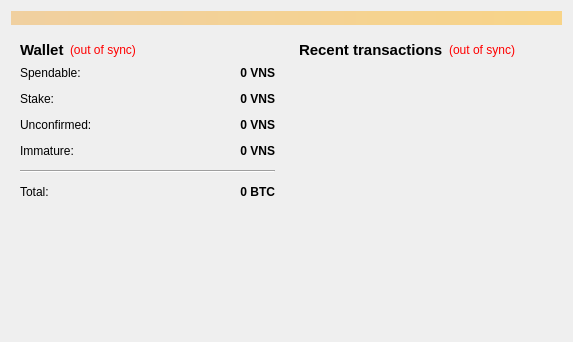
<?xml version="1.0" encoding="UTF-8"?>
<ui version="4.0">
 <class>OverviewPage</class>
 <widget class="QWidget" name="OverviewPage">
  <property name="geometry">
   <rect>
    <x>0</x>
    <y>0</y>
    <width>573</width>
    <height>342</height>
   </rect>
  </property>
  <property name="windowTitle">
   <string>Form</string>
  </property>
  <layout class="QVBoxLayout" name="topLayout">
   <item>
    <widget class="QLabel" name="labelAlerts">
     <property name="visible">
      <bool>false</bool>
     </property>
     <property name="styleSheet">
      <string notr="true">background-color: qlineargradient(x1: 0, y1: 0, x2: 1, y2: 0, stop:0 #F0D0A0, stop:1 #F8D488);  color:#000000
</string>
     </property>
     <property name="wordWrap">
      <bool>true</bool>
     </property>
     <property name="margin">
      <number>3</number>
     </property>
    </widget>
   </item>
   <item>
    <layout class="QHBoxLayout" name="horizontalLayout" stretch="1,1">
     <item>
      <layout class="QVBoxLayout" name="verticalLayout_2">
       <item>
        <widget class="QWidget" name="widget" native="true">
         <layout class="QVBoxLayout" name="verticalLayout_4">
          <item>
           <layout class="QHBoxLayout" name="horizontalLayout_4">
            <item>
             <widget class="QLabel" name="label_5">
              <property name="font">
               <font>
                <pointsize>11</pointsize>
                <weight>75</weight>
                <bold>true</bold>
               </font>
              </property>
              <property name="text">
               <string>Wallet</string>
              </property>
             </widget>
            </item>
            <item>
             <widget class="QLabel" name="labelWalletStatus">
              <property name="toolTip">
               <string>The displayed information may be out of date. Your wallet automatically synchronizes with the Venus network after a connection is established, but this process has not completed yet.</string>
              </property>
              <property name="styleSheet">
               <string notr="true">QLabel { color: red; }</string>
              </property>
              <property name="text">
               <string notr="true">(out of sync)</string>
              </property>
              <property name="alignment">
               <set>Qt::AlignLeading|Qt::AlignLeft|Qt::AlignVCenter</set>
              </property>
             </widget>
            </item>
            <item>
             <spacer name="horizontalSpacer_2">
              <property name="orientation">
               <enum>Qt::Horizontal</enum>
              </property>
              <property name="sizeHint" stdset="0">
               <size>
                <width>40</width>
                <height>20</height>
               </size>
              </property>
             </spacer>
            </item>
           </layout>
          </item>
          <item>
           <layout class="QFormLayout" name="formLayout_2">
            <property name="fieldGrowthPolicy">
             <enum>QFormLayout::AllNonFixedFieldsGrow</enum>
            </property>
            <property name="horizontalSpacing">
             <number>12</number>
            </property>
            <property name="verticalSpacing">
             <number>12</number>
            </property>
            <item row="0" column="0">
             <widget class="QLabel" name="label">
              <property name="text">
               <string>Spendable:</string>
              </property>
             </widget>
            </item>
            <item row="0" column="1">
             <widget class="QLabel" name="labelBalance">
              <property name="font">
               <font>
                <weight>75</weight>
                <bold>true</bold>
               </font>
              </property>
              <property name="cursor">
               <cursorShape>IBeamCursor</cursorShape>
              </property>
              <property name="toolTip">
               <string>Your current spendable balance</string>
              </property>
              <property name="text">
               <string notr="true">0 VNS</string>
              </property>
              <property name="alignment">
               <set>Qt::AlignRight|Qt::AlignTrailing|Qt::AlignVCenter</set>
              </property>
              <property name="textInteractionFlags">
               <set>Qt::LinksAccessibleByMouse|Qt::TextSelectableByKeyboard|Qt::TextSelectableByMouse</set>
              </property>
             </widget>
            </item>
            <item row="1" column="0">
             <widget class="QLabel" name="label_6">
              <property name="text">
               <string>Stake:</string>
              </property>
             </widget>
            </item>
            <item row="1" column="1">
             <widget class="QLabel" name="labelStake">
              <property name="font">
               <font>
                <weight>75</weight>
                <bold>true</bold>
               </font>
              </property>
              <property name="cursor">
               <cursorShape>IBeamCursor</cursorShape>
              </property>
              <property name="toolTip">
               <string>Total of coins that was staked, and do not yet count toward the current balance</string>
              </property>
              <property name="text">
               <string notr="true">0 VNS</string>
              </property>
              <property name="alignment">
               <set>Qt::AlignRight|Qt::AlignTrailing|Qt::AlignVCenter</set>
              </property>
              <property name="textInteractionFlags">
               <set>Qt::LinksAccessibleByMouse|Qt::TextSelectableByKeyboard|Qt::TextSelectableByMouse</set>
              </property>
             </widget>
            </item>
            <item row="2" column="0">
             <widget class="QLabel" name="label_3">
              <property name="text">
               <string>Unconfirmed:</string>
              </property>
             </widget>
            </item>
            <item row="2" column="1">
             <widget class="QLabel" name="labelUnconfirmed">
              <property name="font">
               <font>
                <weight>75</weight>
                <bold>true</bold>
               </font>
              </property>
              <property name="cursor">
               <cursorShape>IBeamCursor</cursorShape>
              </property>
              <property name="toolTip">
               <string>Total of transactions that have yet to be confirmed, and do not yet count toward the current balance</string>
              </property>
              <property name="text">
               <string notr="true">0 VNS</string>
              </property>
              <property name="alignment">
               <set>Qt::AlignRight|Qt::AlignTrailing|Qt::AlignVCenter</set>
              </property>
              <property name="textInteractionFlags">
               <set>Qt::LinksAccessibleByMouse|Qt::TextSelectableByKeyboard|Qt::TextSelectableByMouse</set>
              </property>
             </widget>
            </item>
            <item row="3" column="0">
             <widget class="QLabel" name="labelImmatureText">
              <property name="text">
               <string>Immature:</string>
              </property>
             </widget>
            </item>
            <item row="3" column="1">
             <widget class="QLabel" name="labelImmature">
              <property name="font">
               <font>
                <weight>75</weight>
                <bold>true</bold>
               </font>
              </property>
              <property name="toolTip">
               <string>Mined balance that has not yet matured</string>
              </property>
              <property name="text">
               <string notr="true">0 VNS</string>
              </property>
              <property name="alignment">
               <set>Qt::AlignRight|Qt::AlignTrailing|Qt::AlignVCenter</set>
              </property>
              <property name="textInteractionFlags">
               <set>Qt::LinksAccessibleByMouse|Qt::TextSelectableByKeyboard|Qt::TextSelectableByMouse</set>
              </property>
             </widget>
            </item>
            <item row="4" column="0" colspan="2">
             <widget class="Line" name="line">
              <property name="orientation">
               <enum>Qt::Horizontal</enum>
              </property>
             </widget>
            </item>
            <item row="5" column="0">
             <widget class="QLabel" name="labelTotalText">
              <property name="text">
               <string>Total:</string>
              </property>
             </widget>
            </item>
            <item row="5" column="1">
             <widget class="QLabel" name="labelTotal">
              <property name="font">
               <font>
                <weight>75</weight>
                <bold>true</bold>
               </font>
              </property>
              <property name="cursor">
               <cursorShape>IBeamCursor</cursorShape>
              </property>
              <property name="toolTip">
               <string>Your current total balance</string>
              </property>
              <property name="text">
               <string notr="true">0 BTC</string>
              </property>
              <property name="alignment">
               <set>Qt::AlignRight|Qt::AlignTrailing|Qt::AlignVCenter</set>
              </property>
              <property name="textInteractionFlags">
               <set>Qt::LinksAccessibleByMouse|Qt::TextSelectableByKeyboard|Qt::TextSelectableByMouse</set>
              </property>
             </widget>
            </item>
           </layout>
          </item>
         </layout>
        </widget>
       </item>
       <item>
        <spacer name="verticalSpacer">
         <property name="orientation">
          <enum>Qt::Vertical</enum>
         </property>
         <property name="sizeHint" stdset="0">
          <size>
           <width>20</width>
           <height>40</height>
          </size>
         </property>
        </spacer>
       </item>
      </layout>
     </item>
     <item>
      <layout class="QVBoxLayout" name="verticalLayout_3">
       <item>
        <widget class="QWidget" name="widget_2" native="true">
         <layout class="QVBoxLayout" name="verticalLayout">
          <item>
           <layout class="QHBoxLayout" name="horizontalLayout_2">
            <item>
             <widget class="QLabel" name="label_4">
              <property name="font">
               <font>
                <pointsize>11</pointsize>
                <weight>75</weight>
                <bold>true</bold>
               </font>
              </property>
              <property name="text">
               <string>&lt;b&gt;Recent transactions&lt;/b&gt;</string>
              </property>
             </widget>
            </item>
            <item>
             <widget class="QLabel" name="labelTransactionsStatus">
              <property name="toolTip">
               <string>The displayed information may be out of date. Your wallet automatically synchronizes with the Venus network after a connection is established, but this process has not completed yet.</string>
              </property>
              <property name="styleSheet">
               <string notr="true">QLabel { color: red; }</string>
              </property>
              <property name="text">
               <string notr="true">(out of sync)</string>
              </property>
              <property name="alignment">
               <set>Qt::AlignRight|Qt::AlignTrailing|Qt::AlignVCenter</set>
              </property>
             </widget>
            </item>
            <item>
             <spacer name="horizontalSpacer">
              <property name="orientation">
               <enum>Qt::Horizontal</enum>
              </property>
              <property name="sizeHint" stdset="0">
               <size>
                <width>40</width>
                <height>20</height>
               </size>
              </property>
             </spacer>
            </item>
           </layout>
          </item>
          <item>
           <widget class="QListView" name="listTransactions">
            <property name="styleSheet">
             <string notr="true">QListView { background: transparent; }</string>
            </property>
            <property name="frameShape">
             <enum>QFrame::NoFrame</enum>
            </property>
            <property name="verticalScrollBarPolicy">
             <enum>Qt::ScrollBarAlwaysOff</enum>
            </property>
            <property name="horizontalScrollBarPolicy">
             <enum>Qt::ScrollBarAlwaysOff</enum>
            </property>
            <property name="selectionMode">
             <enum>QAbstractItemView::NoSelection</enum>
            </property>
           </widget>
          </item>
         </layout>
        </widget>
       </item>
      </layout>
     </item>
    </layout>
   </item>
  </layout>
 </widget>
 <resources/>
 <connections/>
</ui>
